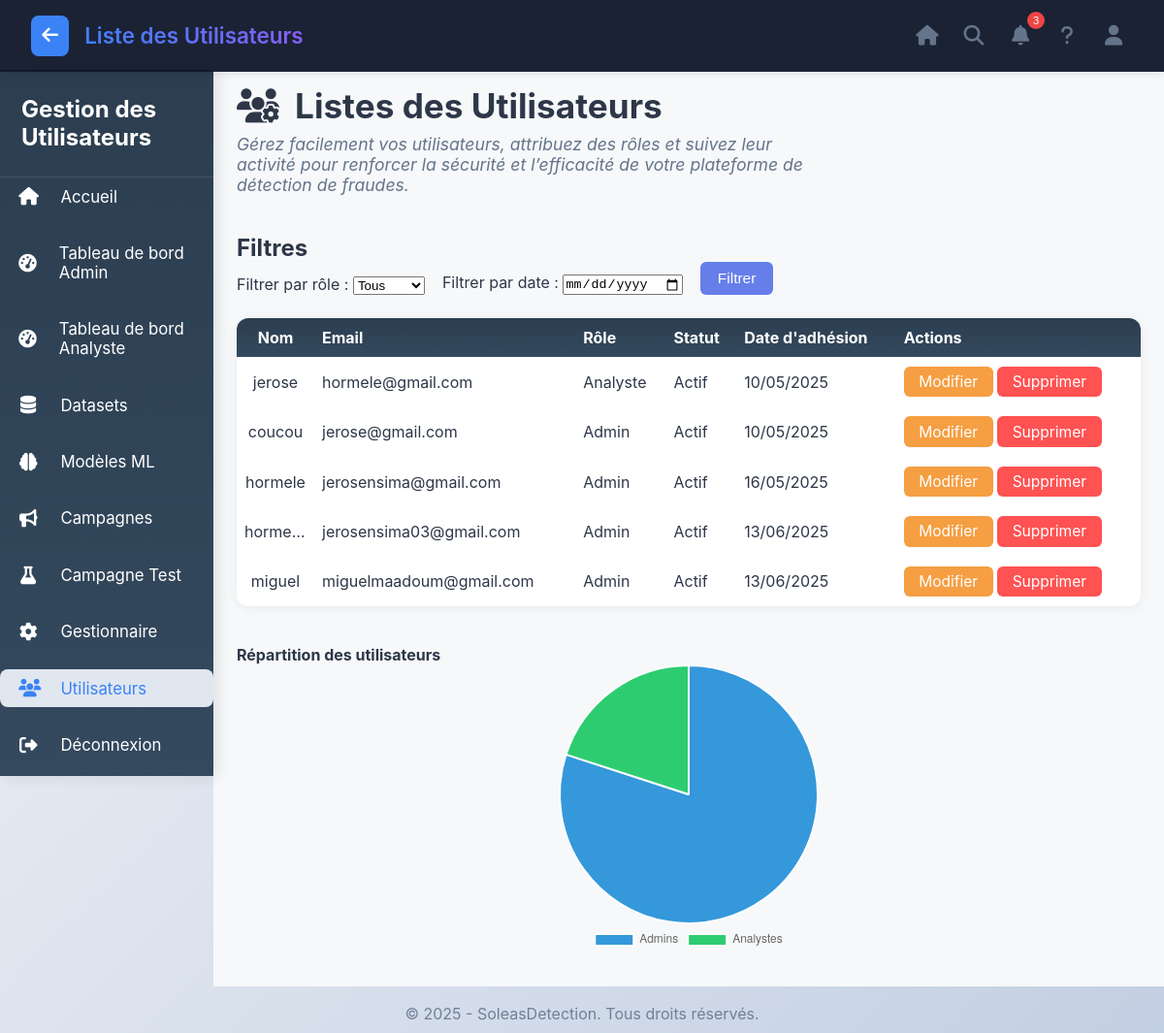
/utilisateur/utilisateurs/ (signed in), run on an earlier commit of the app's database.
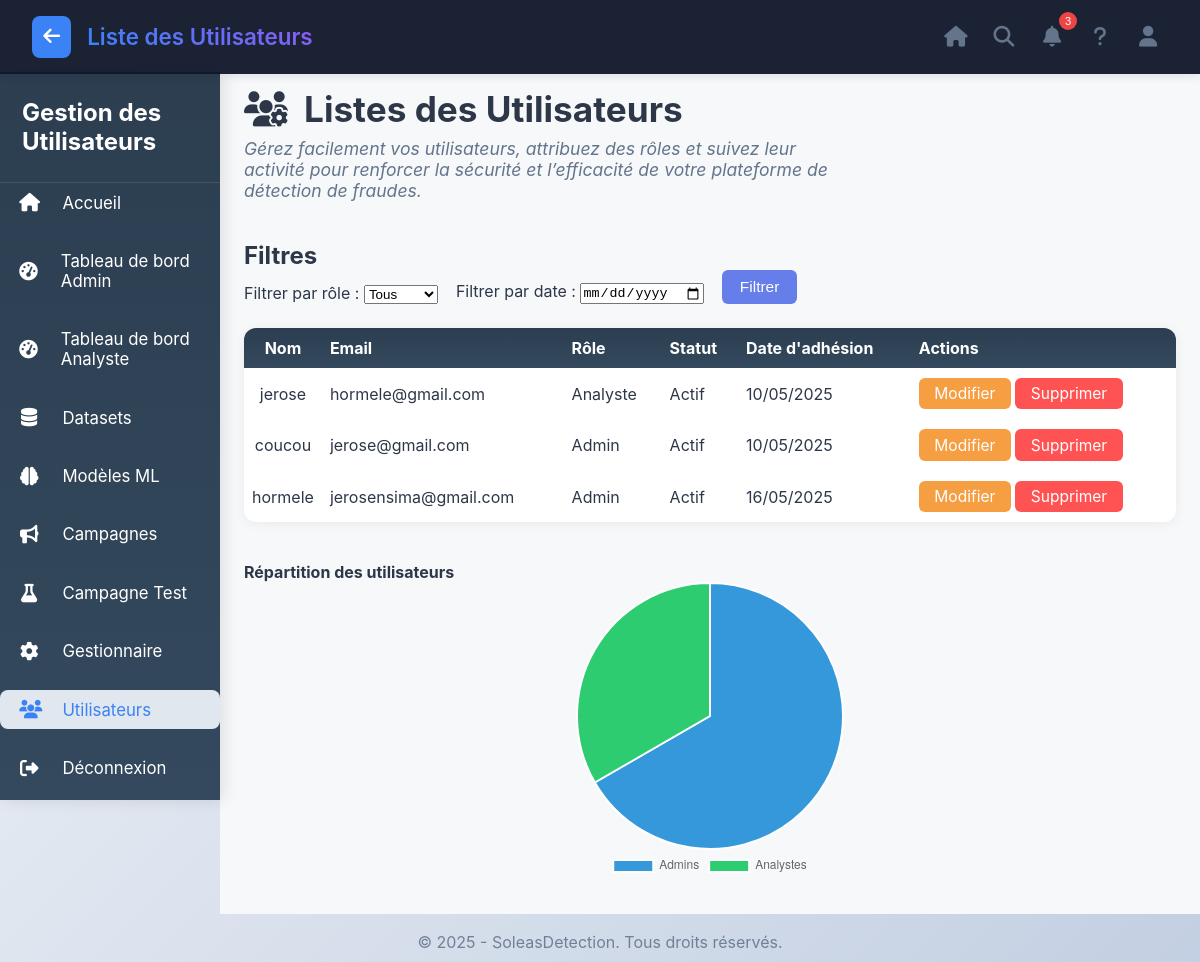
And on a later commit of the database.
### SoleasDectection/models.py (models this page shows, shortened)
class Utilisateur(AbstractBaseUser, PermissionsMixin):
    ROLE_CHOICES = [
        ('admin', 'Administrateur'),
        ('analyste', 'Analyste'),
    ]
    email = models.EmailField(unique=True)  # L'email sert d'identifiant unique
    nom = models.CharField(max_length=255)
    role = models.CharField(max_length=20, choices=ROLE_CHOICES, default='analyste')
    otp_code = models.CharField(max_length=6, null=True, blank=True)
    otp_verified = models.BooleanField(default=False)
    otp_created_at = models.DateTimeField(null=True, blank=True)
    is_active = models.BooleanField(default=True)      # Le compte est actif ou désactivé
    is_staff = models.BooleanField(default=False)      # Peut accéder à l'admin Django
    date_joined = models.DateTimeField(default=timezone.now)  # Date d'inscription
    objects = UtilisateurManager()
    USERNAME_FIELD = 'email'
    REQUIRED_FIELDS = ['nom']  # Champs demandés en plus lors de la création superuser
    class Meta:
        verbose_name = 'Utilisateur'
        verbose_name_plural = 'Utilisateurs'

### SoleasDectection/views.py (the view)
# urls.py: path('utilisateur/utilisateurs/', views.liste_utilisateurs, name='liste_utilisateurs'),
@admin_required
def liste_utilisateurs(request):
    role_filter = request.GET.get('role', '')
    if role_filter:
        utilisateurs = Utilisateur.objects.filter(role=role_filter)
    else:
        utilisateurs = Utilisateur.objects.all()
    admins_count = Utilisateur.objects.filter(role='admin').count()
    analystes_count = Utilisateur.objects.filter(role='analyste').count()
    chart_labels = ['Admins', 'Analystes']
    chart_data = [admins_count, analystes_count]
    context = {
        "page_title": 'Liste des Utilisateurs',
        'utilisateurs': utilisateurs,
        'role_filter': role_filter,
        'admins_count': admins_count,
        'analystes_count': analystes_count,
        'chart_labels': chart_labels,
        'chart_data': chart_data,
    }
    return render(request, 'utilisateur/liste_utilisateurs.html', context)

### SoleasDectection/views.py (called while the page is built)
def admin_required(view_func): #superuser ou  admin peuvent y acceder
    decorated_view_func = user_passes_test(
        lambda u: u.is_authenticated and (u.role == 'admin' or u.is_superuser)
    )(view_func)
    return decorated_view_func

### SoleasDectection/templates/utilisateur/liste_utilisateurs.html (shortened to what this page needs)
{% load static %}
<!DOCTYPE html>
<html lang="fr">
<head>
    <link rel="stylesheet" href="https://cdnjs.cloudflare.com/ajax/libs/font-awesome/6.5.0/css/all.min.css">
    <link rel="stylesheet" href="{% static 'css/liste_utilisateurs.css' %}">
</head>
<body>
    <header class="dashboard-header">
        <div class="header-left">
            <button class="back-button" onclick="window.history.back()">
                <i class="fas fa-arrow-left"></i>
            </button>
            <h1 class="dashboard-title">{{ page_title }}</h1>
        </div>
        <div class="header-icons">
            <button class="header-icon" onclick="goHome()" title="Accueil">
                <i class="fas fa-home"></i>
            </button>
            <button class="header-icon" onclick="openSearch()" title="Rechercher">
                <i class="fas fa-search"></i>
            </button>
            <button class="header-icon" onclick="openNotifications()" title="Notifications">
                <i class="fas fa-bell"></i>
                <span class="notification-badge">3</span>
            </button>
            <button class="header-icon" onclick="openHelp()" title="Aide">
                <i class="fas fa-question"></i>
            </button>
            <button class="header-icon" onclick="openProfile()" title="Profil">
                <i class="fas fa-user"></i>
            </button>
        </div>
    </header>
    <div class="wrapper">
        <nav class="sidebar">
            <div class="sidebar-header">
                <h2>Gestion des Utilisateurs</h2>
            </div>
            <ul>
                <li><a href="{% url 'dashboard_accueil' %}"><i class="fas fa-home"></i>Accueil</a></li>
                <li><a href="{% url 'dashboard_admin' %}"><i class="fas fa-tachometer-alt"></i>Tableau de bord Admin</a></li>
                <li><a href="{% url 'dashboard_analyste' %}"><i class="fas fa-tachometer-alt"></i>Tableau de bord Analyste</a></li>
                <li><a href="{% url 'first_dashboard_dataset' %}"><i class="fas fa-database"></i>Datasets</a></li>
                <li><a href="{% url 'first_dashboard_ML' %}"><i class="fas fa-brain"></i>Modèles ML</a></li>
                <li><a href="{% url 'first_dashboard_campagnes' %}"><i class="fas fa-bullhorn"></i>Campagnes</a></li>
                <li><a href="{% url 'first_dashboard_campagnes' %}"><i class="fas fa-flask"></i>Campagne Test</a></li>
                <li><a href="{% url 'first_dashboard_gestionnaire' %}"><i class="fas fa-cog"></i>Gestionnaire</a></li>
                <li><a href="{% url 'first_dashboard_utilisateurs' %}" class="active"><i class="fas fa-users"></i>Utilisateurs</a></li>
                <li><a href="{% url 'logout' %}"><i class="fas fa-sign-out-alt"></i>Déconnexion</a></li>
            </ul>
        </nav>
        <div class="main-content">
            <div class="page-header loading">
                <h1>
                    <i class="fas fa-users-cog"></i>
                    Listes des Utilisateurs
                </h1>
                <p>Gérez facilement vos utilisateurs, attribuez des rôles et suivez leur activité pour renforcer la sécurité et l’efficacité de votre plateforme de détection de fraudes.</p>
            </div>
            <h2>Filtres</h2>
            <form method="get" class="form-inline mb-4">
                <div class="form-group">
                    <label for="role" class="form-label">Filtrer par rôle :</label>
                    <select name="role" id="role" class="form-select">
                        <option value="">Tous</option>
                    </select>
                </div>
                <div>
                    <label for="date" class="form-label">Filtrer par date :</label>
                    <input type="date" name="date" id="date" class="form-control">
                </div>
                <button type="submit" class="btn btn-primary mt-2">Filtrer</button>
            </form>
            <table class="table">
                <thead>
                    <tr>
                        <th>Nom</th>
                        <th>Email</th>
                        <th>Rôle</th>
                        <th>Statut</th>
                        <th>Date d'adhésion</th>
                        <th>Actions</th>
                    </tr>
                </thead>
                <tbody>
                    {% for utilisateur in utilisateurs %}
                    <tr>
                        <td>{{ utilisateur.nom }}</td>
                        <td>{{ utilisateur.email }}</td>
                        <td>{{ utilisateur.role|title }}</td>
                        <td>{{ utilisateur.is_active|yesno:"Actif,Inactif" }}</td>
                        <td>{{ utilisateur.date_joined|date:"d/m/Y" }}</td>
                        <td>
                            <a href="{% url 'modifier_utilisateur' utilisateur.id %}" class="btn btn-warning btn-sm">Modifier</a>
                            <a href="{% url 'supprimer_utilisateur' utilisateur.id %}" class="btn btn-danger btn-sm">Supprimer</a>
                        </td>
                    </tr>
                    {% empty %}
                    <tr><td colspan="6">Aucun utilisateur trouvé.</td></tr>
                    {% endfor %}
                </tbody>
            </table>
            <h4>Répartition des utilisateurs</h4>
            <canvas id="roleChart" width="400" height="300" style="max-width: 100%; max-height: 300px;"></canvas>
        </div>
    </div>
    <footer>
        <p>© 2025 - SoleasDetection. Tous droits réservés.</p>
    </footer>
    <script>
        const ctx = document.getElementById('roleChart').getContext('2d');
        const roleChart = new Chart(ctx, {
            type: 'pie',
            data: {
                labels: {{ chart_labels|safe }},
                datasets: [{
                    data: {{ chart_data|safe }},
                    backgroundColor: ['#3498db', '#2ecc71']
                }]
            },
            options: {
                responsive: true,
                plugins: {
                    legend: {
                        position: 'bottom'
                    },
                    tooltip: {
                        enabled: true, // Active les tooltips
                        callbacks: {
                            label: function(context) {
                                const data = context.chart.data.datasets[0].data;
                                const total = data.reduce((sum, val) => sum + val, 0);
                                const value = context.raw;
                                const percentage = ((value / total) * 100).toFixed(2);
                                const label = context.label || '';
                                return `${label}: ${percentage}%`;
                            }
                        }
                    }
                }
            }
        });
    </script>
</body>
</html>

What changed in the data, as far as the page shows it:
removed Utilisateur: nom "horme…", email "jerosensima03@gmail.com", role "Admin", is_active "Actif", date_joined "13/06/2025"
removed Utilisateur: nom "miguel", email "miguelmaadoum@gmail.com", role "Admin", is_active "Actif", date_joined "13/06/2025"
Also different on the page:
chart data {{ chart_data|safe }}: [4, 1] → [2, 1]
